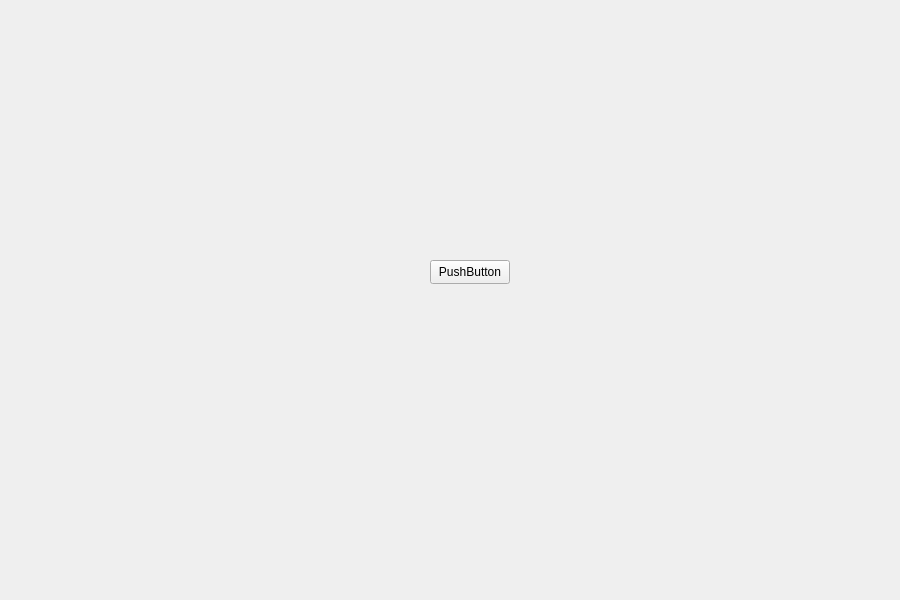
<?xml version="1.0" encoding="UTF-8"?>
<ui version="4.0">
 <class>Form</class>
 <widget class="QWidget" name="Form">
  <property name="geometry">
   <rect>
    <x>0</x>
    <y>0</y>
    <width>900</width>
    <height>600</height>
   </rect>
  </property>
  <property name="sizePolicy">
   <sizepolicy hsizetype="Fixed" vsizetype="Fixed">
    <horstretch>0</horstretch>
    <verstretch>0</verstretch>
   </sizepolicy>
  </property>
  <property name="windowTitle">
   <string>Form</string>
  </property>
  <widget class="QPushButton" name="pushButton">
   <property name="geometry">
    <rect>
     <x>430</x>
     <y>260</y>
     <width>80</width>
     <height>24</height>
    </rect>
   </property>
   <property name="text">
    <string>PushButton</string>
   </property>
  </widget>
 </widget>
 <resources/>
 <connections/>
</ui>
